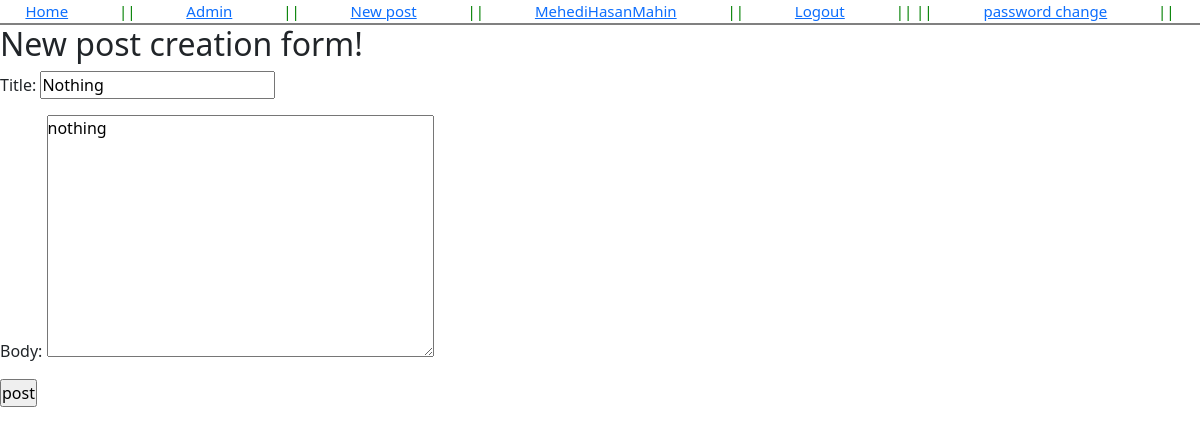
The app's page /post/3/edit/ (signed in) with its own data.
### account/models.py (models this page shows)
class CustomUser(AbstractUser):
    age = models.PositiveIntegerField(default=0)

### blog/models.py (models this page shows, shortened)
class Post(models.Model):
    title = models.CharField(max_length=250)
    author = models.ForeignKey(settings.AUTH_USER_MODEL,on_delete=models.CASCADE)
    body = models.TextField()

### blog/views.py (the view)
# urls.py: path('post/<int:pk>/edit/',views.UpdatePostView.as_view(),name='edit'),
class UpdatePostView(LoginRequiredMixin, UpdateView):
    model = Post
    fields = ['title','body']
    template_name = 'blog/edit_post.html'
    login_url = 'login'

### templates/blog/edit_post.html (shortened to what this page needs)
{% extends 'blog/base.html' %}
{% block content %}
<div class="create">
    <h2>New post creation form!</h2>
    <form action="" method="POST">
        {{form.as_p}}
        <input type="submit" value="post">
    </form>
</div>
{% endblock content %}

### templates/blog/base.html (shortened to what this page needs)
{% load static %}
<!DOCTYPE html>
<html lang="en">
<head>
    <link rel="stylesheet" href="{% static 'css/style.css' %}">
    <link href="https://cdn.jsdelivr.net/npm/bootstrap@5.0.2/dist/css/bootstrap.min.css" rel="stylesheet">
</head>
<body>
    <header>
        <a href="{% url 'home' %}">Home</a> || <a href="{% url 'admin:index' %}">Admin</a> || <a href="{% url 'create_post' %}">New post </a>
        {% if user.is_authenticated %}
            || <a href="#">{{user.username}}</a>
            || <a href="{% url 'logout' %}">Logout</a> ||
            || <a href="{% url 'password_change' %}">password change</a>||
            {% else %}
       || <a href="{% url 'login' %}">Login</a>
         || <a href="{% url 'signup' %}">Register</a> ||
         || <a href="{% url 'password_reset' %}">password reset</a>||
        {% endif %}
    </header>
    {% block content %}
    {% endblock content %}
</body>
</html>

### static/css/style.css (style rules this page uses)
* { margin: 0; padding: 0; }
body { font-family: 'Source Sans Pro', sans-serif; font-size: 18px; }
header { font-size: 15px; color: green; display: flex; justify-content: space-around; border-bottom: 2px solid gray; }
h2 { margin:10 0 10 0; }

### records on screen
CustomUser: username "MehediHasanMahin"
Post: title "Nothing", body "nothing"
